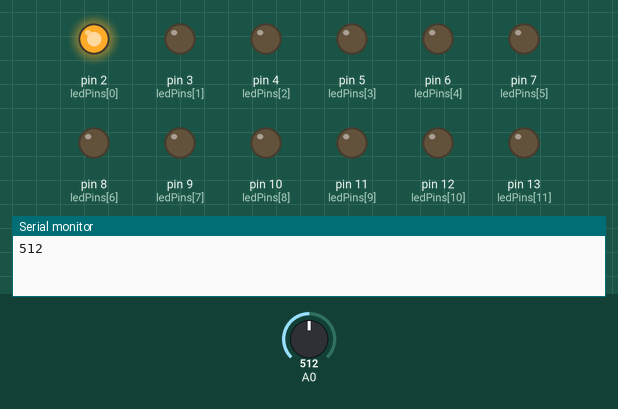
Recording of a sketch running on a simulated Arduino Uno, built with avr-gcc and run on an emulated ATmega328P. Parts: output pins drawn as LEDs (lit = HIGH), the last lines printed to the serial monitor. The test bench sets the inputs (shaded band); at power-on: A0 = 512.

Above: at 0.1 s.
At 4.1 s:
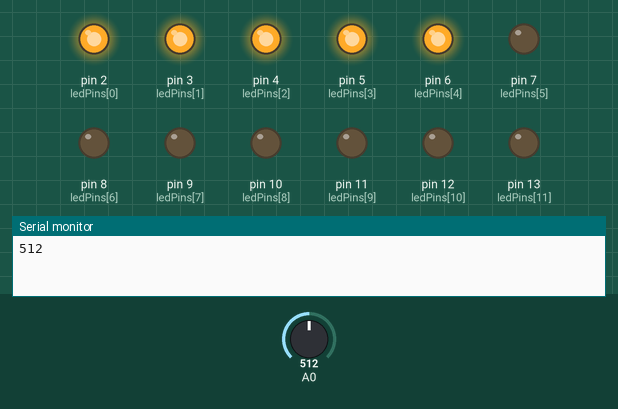
At 9.1 s:
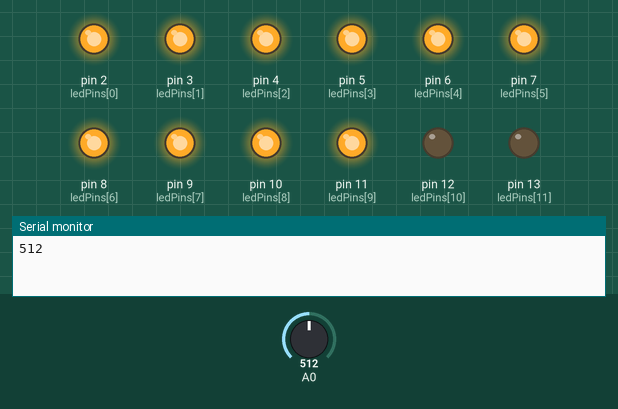
At 18.1 s:
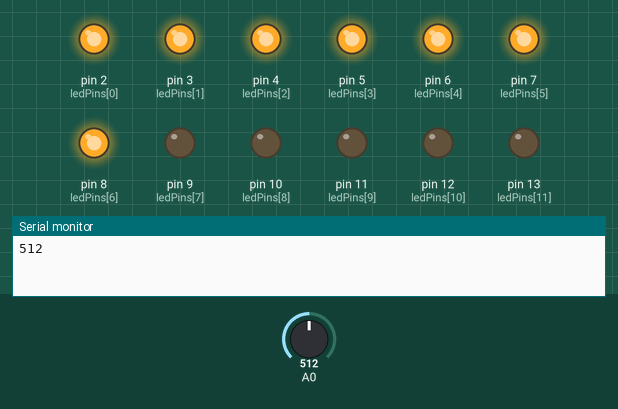
At 27.1 s:
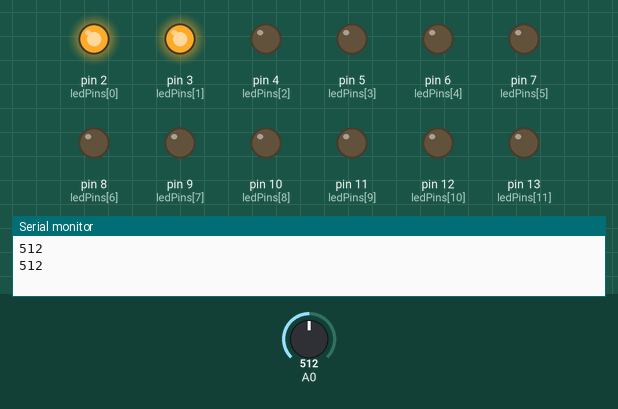
At 37.1 s:
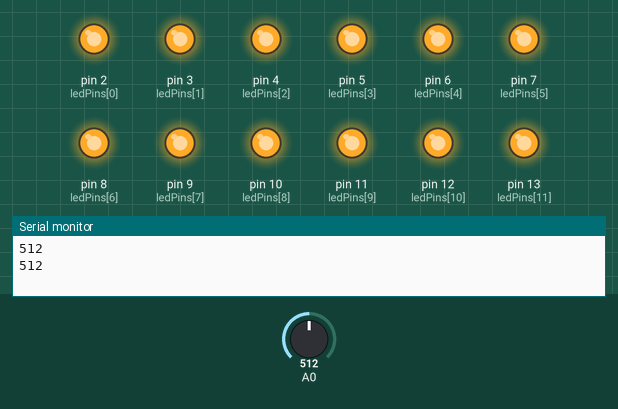
Timing chart, 0 to 38.6 s (numbered marks = the images above):
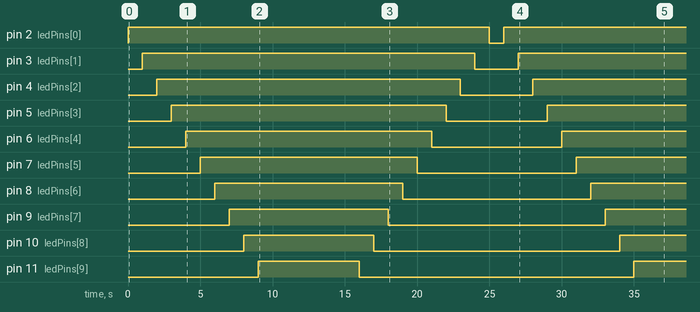

Measured:
- by itself, pin 2 (ledPins[0]): LOW → HIGH at 0.00 s, → LOW 25.0 s later, → HIGH 1.0 s later
- by itself, pin 3 (ledPins[1]): LOW → HIGH at 1.0 s, → LOW 23.0 s later, → HIGH 3.0 s later
- by itself, pin 4 (ledPins[2]): LOW → HIGH at 2.0 s, → LOW 21.0 s later, → HIGH 5.0 s later
- by itself, pin 5 (ledPins[3]): LOW → HIGH at 3.0 s, → LOW 19.0 s later, → HIGH 7.0 s later
- by itself, pin 6 (ledPins[4]): LOW → HIGH at 4.0 s, → LOW 17.0 s later, → HIGH 9.0 s later
- by itself, pin 7 (ledPins[5]): LOW → HIGH at 5.0 s, → LOW 15.0 s later, → HIGH 11.0 s later
- by itself, pin 8 (ledPins[6]): LOW → HIGH at 6.0 s, → LOW 13.0 s later, → HIGH 13.0 s later
- by itself, pin 9 (ledPins[7]): LOW → HIGH at 7.0 s, → LOW 11.0 s later, → HIGH 15.0 s later

The sketch:

iteration_2_code1.ino
```cpp
#include <Wire.h>

#include <RTClib.h>

#define DS3231_I2C_ADDRESS 0x68

int darkState;
int darkThreshold = 400;
int ledPins[] = {2, 3, 4, 5, 6, 7, 8, 9, 10, 11, 12, 13};

// Set up LED display
int ledState; // Determines which frame of the animation.
int animeSpeed = 8000; // Speed at which the LEDs change frames.
int maxBrightness = 3100; // Maximum brightness for LEDs. Used for fading on and off the light.


int pinCount = 12; // how many pwm pins


// Variables for logic

int touched; // Just touched?
int stateVar; // State of the light
boolean lightVar; // Lights on?
boolean darkVar;

void setup() {
  for (int thisPin = 0; thisPin < pinCount; thisPin++) { // set the 6 led pins to output
    pinMode(ledPins[thisPin], OUTPUT);
  }


  Serial.begin(9600);
  Serial.println();

}

void loop() {
darkSense();

 logic();

  oneAfterAnotherLoop(); // call the function "fade"


}
```

display.ino
```cpp
    int oneAfterAnotherLoop()
{
  int index;
  int delayTime = 1000;
  for (index = 0; index <= 12; index++)
  {
    digitalWrite(ledPins[index], HIGH);
    delay(delayTime);
  }

  for (index = 12; index >= 0; index--)
  {
    digitalWrite(ledPins[index], LOW);
    delay(delayTime);
  }


}
```

logic.ino
```cpp
int logic() {
    switch (stateVar) {


        case (1): // night time lights on
            lightVar = 1;
            if (darkVar == 1) {
                lightVar = !lightVar;
                stateVar = 1;
                Serial.println("State 1");
                touched = 2;
            } else if (darkState == 0) {
                stateVar = 0;
                Serial.println("State 0");
            }
    }
}
```

sense.ino
```cpp
int darkSense() {
    int sensorValue = analogRead(A0);
    Serial.println(sensorValue);

    if (darkVar < darkThreshold) {
        darkState = 1;
    } else {
        darkState = 0;
    }
}
```
